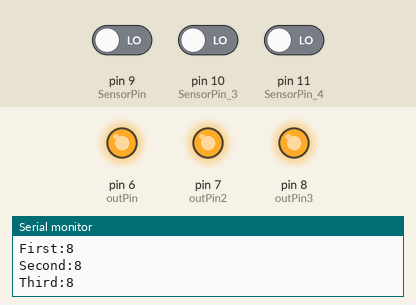
Recording of a sketch running on a simulated Arduino Uno, built with avr-gcc and run on an emulated ATmega328P. Parts: output pins drawn as LEDs (lit = HIGH), the last lines printed to the serial monitor. The inputs (shaded band) are chosen by the test bench; at power-on: pin 9 (SensorPin) LOW, pin 10 (SensorPin_3) LOW, pin 11 (SensorPin_4) LOW. Pins used as bus, display or sensor lines are not drawn.

Above: at 1.2 s.
1.3 s: pin 9 (SensorPin) driven HIGH
At 2.1 s:
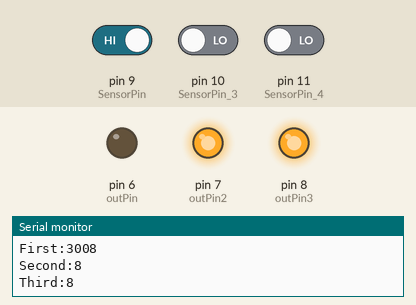
3.0 s: pin 10 (SensorPin_3) driven HIGH
At 4.2 s:
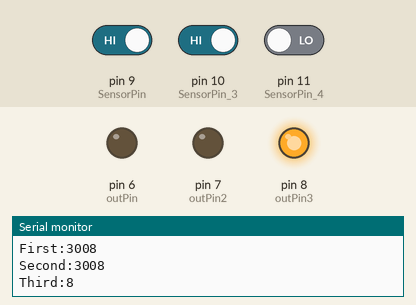
4.5 s: pin 11 (SensorPin_4) driven HIGH
At 5.2 s:
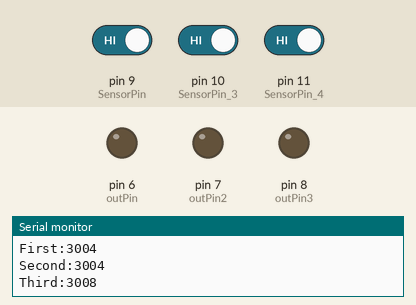
6.1 s: pin 9 (SensorPin) driven LOW
At 6.6 s:
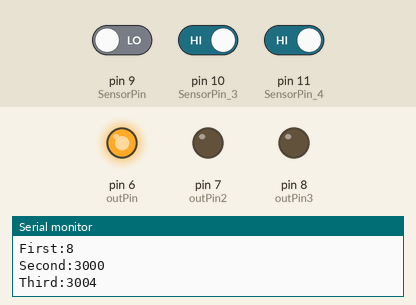
7.6 s: pin 10 (SensorPin_3) driven LOW
At 8.4 s:
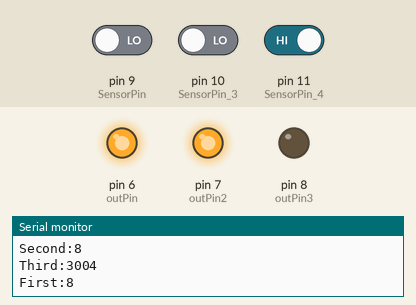
9.2 s: pin 9 (SensorPin) driven HIGH
At 9.6 s:
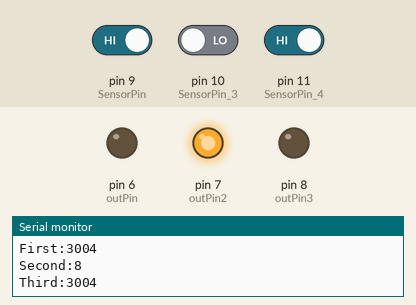
Timing chart, 0 to 11.7 s (numbered marks = the images above; inputs shaded):
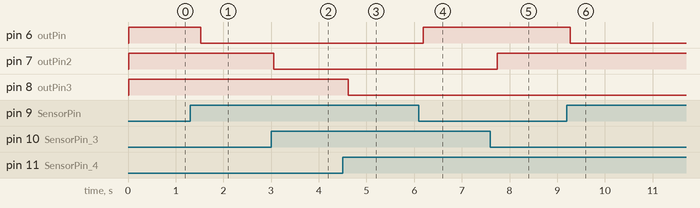

The sketch:

IR_SensorV_3.ino
```cpp
int SensorPin=9;          //declares pin 9 for input
int SensorPin_3=10;       //declares pin 10 for input
int SensorPin_4=11;       //declares pin 11 for input
int outPin=6;             //declares pin 6 for output
int outPin2=7;            //declares pin 7 for output
int outPin3=8;            //declares pin 8 for output

int SensorValue=LOW;      //pin9 begins off
int SensorValue_3=LOW;    //pin10 begins off
int SensorValue_4=LOW;    //pin 11 beings off
int outValue=LOW;
int outValue2=LOW;
int outValue3=LOW;

void setup()
{
    pinMode(6,OUTPUT);
    pinMode(7,OUTPUT);
    pinMode(8,OUTPUT);
    Serial.begin(9600);
}

void loop()
{

    pinMode(9,OUTPUT);      // sends value out through IR pin 9
    pinMode(10,OUTPUT);     // sends value out through IR pin 10
    pinMode(11,OUTPUT);     // sends value out through IR pin 11

    digitalWrite(9,HIGH);   // sets value on for IR pin 9
    digitalWrite(10,HIGH);  // sets value on for IR pin 10
    digitalWrite(11,HIGH);  // sets value on for IR pin 11

    delayMicroseconds(10);

    pinMode(9,INPUT);       // recieves value from sensor on pin 9
    long time_2 = micros();
    while (digitalRead(SensorPin) == HIGH && micros() - time_2 < 3000);
    int diff = micros() - time_2;
    SensorValue=diff;
    delay(5);

    pinMode(10,INPUT);      // recieves value from sensor on pin 10
    long time_3 = micros();
    while (digitalRead(SensorPin_3) == HIGH && micros() - time_3 < 3000);
    int diff_3 = micros() - time_3;
    SensorValue_3=diff_3;
    delay(5);

    pinMode(11,INPUT);      // recieves value from sensor on pin 11
    long time_4 = micros();
    while (digitalRead(SensorPin_4) == HIGH && micros() - time_4 < 3000);
    int diff_4 = micros() - time_4;
    SensorValue_4=diff_4;
    delay(5);

    if(SensorValue <1600)
    {
      outValue = HIGH;
      digitalWrite(6, HIGH);              //should send 5V through pin 6 if sensor is above tape
    }
    else
    {
      outValue =LOW;
      digitalWrite(6, LOW);               //should send 0V through pin 6 if sensor is not above tape
    }

    if(SensorValue_3 <1600)
    {
      outValue2 = HIGH;
          digitalWrite(7, HIGH);          //should send 5V through pin 7 if sensor is above tape
        }
    else
    {
      outValue2 = LOW;
      digitalWrite(7, LOW);               //should send 0V through pin 7 if sensor is not above tape
    }

    if(SensorValue_4 <1600)
    {
      outValue3 = HIGH;
          digitalWrite(8, HIGH);          //should send 5V through pin 8 if sensor is above tape
        }
    else
    {
      outValue3 = LOW;
      digitalWrite(8, LOW);               //should send 0V through pin 8 if sensor is not above tape
    }

   if(Serial.available()>0);
    {
        Serial.print("First:");
        Serial.println(SensorValue);     //prints pin 9 value to serial monitor
        Serial.print("Second:");
        Serial.println(SensorValue_3);   //prints pin 10 value to serial monitor
        Serial.print("Third:");
        Serial.println(SensorValue_4);   //prints pin 11 value to serial monitor
    }

    delay(200);                           //checks every 1/2 second
}
```

Measured:
- after the input at 1.3 s, pin 6 (outPin): HIGH → LOW after 0.23 s
- after the input at 3.0 s, pin 7 (outPin2): HIGH → LOW after 0.06 s
- after the input at 4.5 s, pin 8 (outPin3): HIGH → LOW after 0.12 s
- after the input at 6.1 s, pin 6 (outPin): LOW → HIGH after 0.09 s
- after the input at 7.6 s, pin 7 (outPin2): LOW → HIGH after 0.14 s
- after the input at 9.2 s, pin 6 (outPin): HIGH → LOW after 0.07 s
